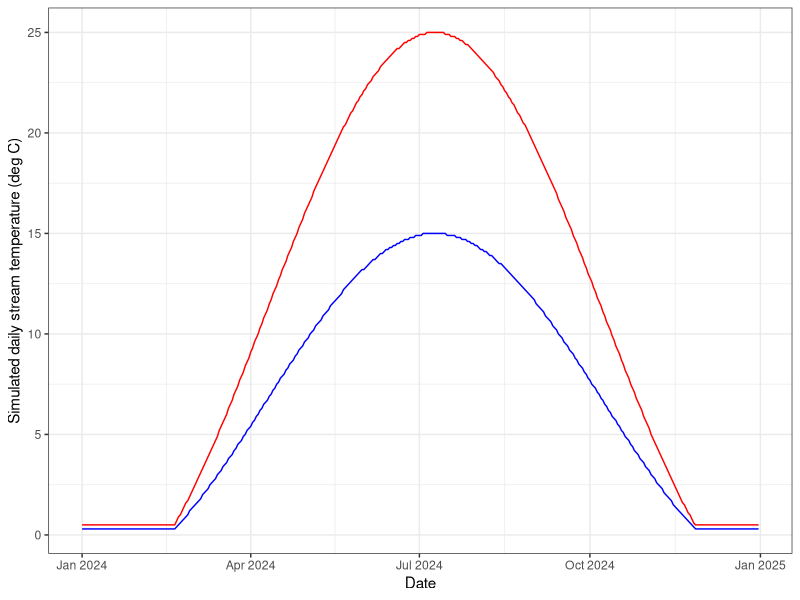
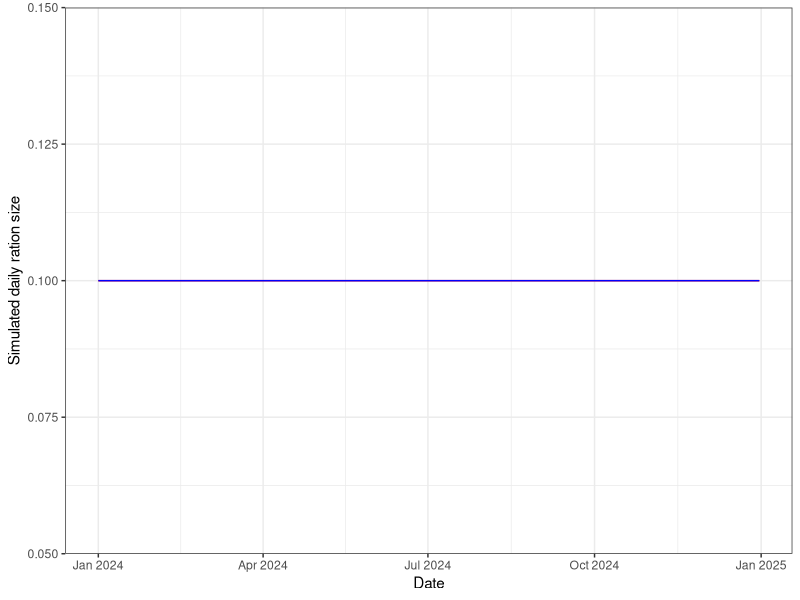
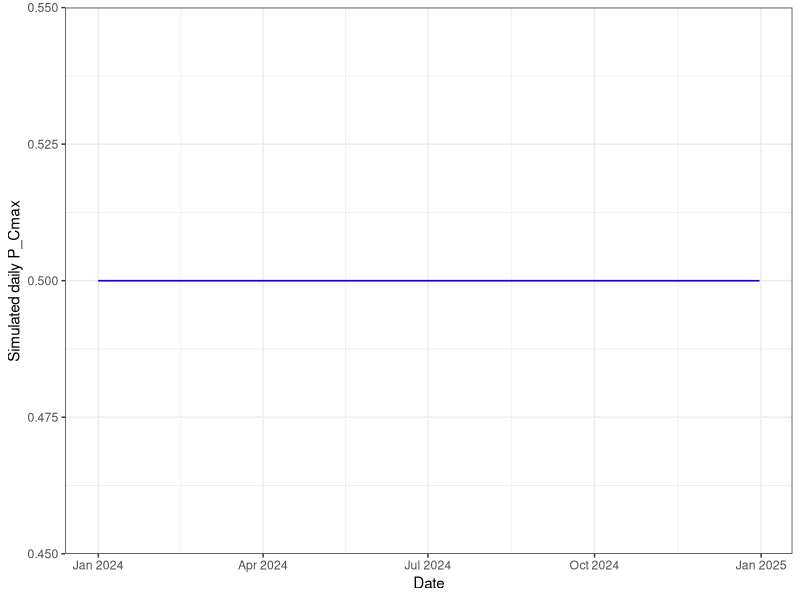

Write R code to recreate these figures, in order.
## ---- chunk 1
library(tidyverse)
library(ggpubr)
library(egg)
## ---- chunk 2
# Set seed for reproducibility
set.seed(123)

# 1. Create a date range (1 year)
dates <- seq(as.Date("2024-01-01"), as.Date("2024-12-31"), by="day")
n <- length(dates)
doy <- as.numeric(format(dates, "%j")) # Day of year

# 2. Simulate Stream Temperature (Sine wave + Noise)
# Parameters: Midpoint, Amplitude, Offset
base_temp <- 11        # Average annual temperature
amplitude <- 14         # Seasonal fluctuation amplitude
# Peak temperature occurs late in the year (July/Aug)
stream_temp <- base_temp + amplitude * sin(2 * pi * (doy - 100) / 365)

# 3. Add random noise (daily weather variation)
noise <- rnorm(n, mean = 0, sd = 0) # no variation for simplicity
simulated_temp <- stream_temp + noise

# 4. Force values near 0 to small postive, max = 25
simulated_temp[simulated_temp < 0.5] <- 0.5
simulated_temp[simulated_temp > 25] <- 25

# 4. Simulate cold regime using a multiplier
simulated_temp_cold <- simulated_temp*0.6

# 4. Create Data Frame
habitat_df <- tibble(date = dates, 
                     doy = 1:length(dates),#doy, 
                     temp_warm = round(simulated_temp, digits = 1), 
                     temp_cold = round(simulated_temp_cold, digits = 1))

# 5. Plot the simulation
habitat_df %>% ggplot() + 
  geom_line(aes(x = date, y = temp_warm), color = "red") +
  geom_line(aes(x = date, y = temp_cold), color = "blue") +
  theme_bw() + 
  xlab("Date") + 
  ylab("Simulated daily stream temperature (deg C)")


# function to retrieve water temperature in patch = patch and at doy/time = t
get_patchtemp <- function(t, patch) {
  if (patch == "warm") {
    habitat_df$temp_warm[habitat_df$doy == t]
  } else {
    habitat_df$temp_cold[habitat_df$doy == t]
  }
}
## ---- chunk 3
# define habitat specific ration size
ration_cold <- 0.10
ration_warm <- 0.10

# define random variation in ration size
ration_sd <- 0.00 # no variation for simplicity

# function to generate patch food availability at time t (stochastic)
patch_food <- function(patch) {
  if (patch == "warm") {
    max(0, min(1, rnorm(1, ration_warm, ration_sd)))
  } else {
    max(0, min(1, rnorm(1, ration_cold, ration_sd)))
  }
}

# define food in habitat tibble
habitat_df <- habitat_df %>% 
  mutate(ration_warm = replicate(n = dim(.)[1], patch_food("warm")),
         ration_cold = replicate(n = dim(.)[1], patch_food("cold")))

# plot ration size
habitat_df %>% ggplot() + 
  geom_line(aes(x = date, y = ration_warm), color = "red") +
  geom_line(aes(x = date, y = ration_cold), color = "blue") +
  theme_bw() + 
  xlab("Date") + 
  ylab("Simulated daily ration size")


# function to retrieve ration in patch = patch and at doy/time = t
get_patchration <- function(t, patch) {
  if (patch == "warm") {
    habitat_df$ration_warm[habitat_df$doy == t]
  } else {
    habitat_df$ration_cold[habitat_df$doy == t]
  }
}
## ---- chunk 4
# define habitat specific ration size
pcmax_cold <- 0.5
pcmax_warm <- 0.5

# define random variation in ration size
pcmax_sd <- 0.00 # no variation for simplicity

# function to generate patch food availability at time t (stochastic)
patch_pcmax <- function(patch) {
  if (patch == "warm") {
    max(0, min(1, rnorm(1, pcmax_warm, ration_sd)))
  } else {
    max(0, min(1, rnorm(1, pcmax_cold, ration_sd)))
  }
}

# define food in habitat tibble
habitat_df <- habitat_df %>% 
  mutate(pcmax_warm = replicate(n = dim(.)[1], patch_pcmax("warm")),
         pcmax_cold = replicate(n = dim(.)[1], patch_pcmax("cold")))

# plot ration size
habitat_df %>% ggplot() + 
  geom_line(aes(x = date, y = pcmax_warm), color = "red") +
  geom_line(aes(x = date, y = pcmax_cold), color = "blue") +
  theme_bw() + 
  xlab("Date") + 
  ylab("Simulated daily P_Cmax")


# function to retrieve ration in patch = patch and at doy/time = t
get_patchpcmax <- function(t, patch) {
  if (patch == "warm") {
    habitat_df$pcmax_warm[habitat_df$doy == t]
  } else {
    habitat_df$pcmax_cold[habitat_df$doy == t]
  }
}
## ---- chunk 5
str(habitat_df)
head(habitat_df)
